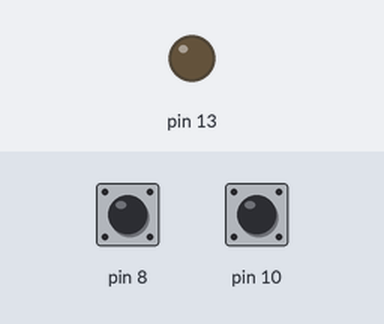
The sketch below on a simulated Arduino Uno, built with avr-gcc and run on an emulated ATmega328P. Shown: output pins drawn as LEDs (lit = HIGH). The test bench sets the inputs (shaded band); at power-on: pin 10 HIGH, pin 8 HIGH.

Above: at 1.2 s.
1.3 s: pin 10 pulled LOW for 0.15 s
At 2.1 s:
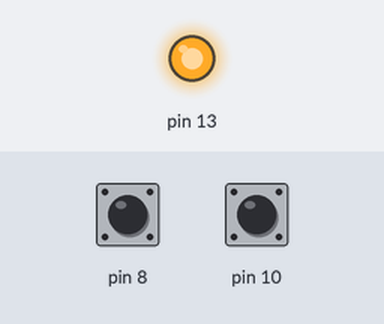
2.9 s: pin 8 pulled LOW for 0.15 s
At 3.3 s:
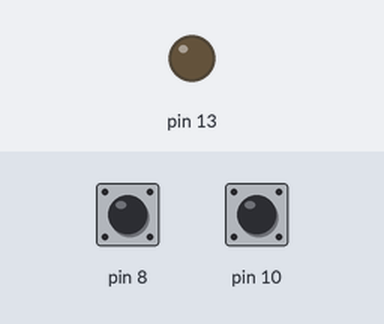
4.5 s: pin 10 pulled LOW for 1 s
At 5.8 s:
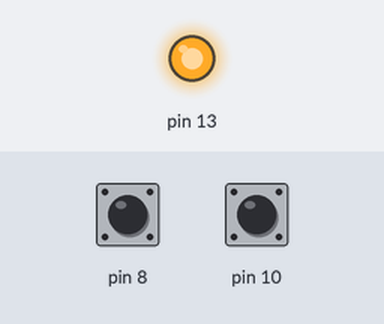
Timing chart, 0 to 7.5 s (numbered marks = the images above; inputs shaded):
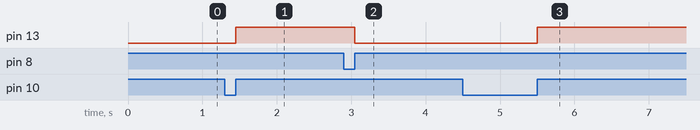

Measured:
- after the input at 1.3 s, pin 13: LOW → HIGH after 0.15 s
- after the input at 2.9 s, pin 13: HIGH → LOW after 0.15 s
- after the input at 4.5 s, pin 13: LOW → HIGH after 1.0 s

The sketch:

_2switchlached.ino
```cpp
void setup() {
  pinMode(13, OUTPUT);
  pinMode(10, INPUT);
  pinMode(8, INPUT);
  digitalWrite(10, 1);
  digitalWrite(8, 1);

}

void loop() {
  if (digitalRead(8) == 0) {
    while (digitalRead(8) == 0) {}
    digitalWrite(13, 0);
  }

  if ((digitalRead(10) == 0)) {
    while (digitalRead(10) == 0) {}
    digitalWrite(13, 1);
  }

}
```
